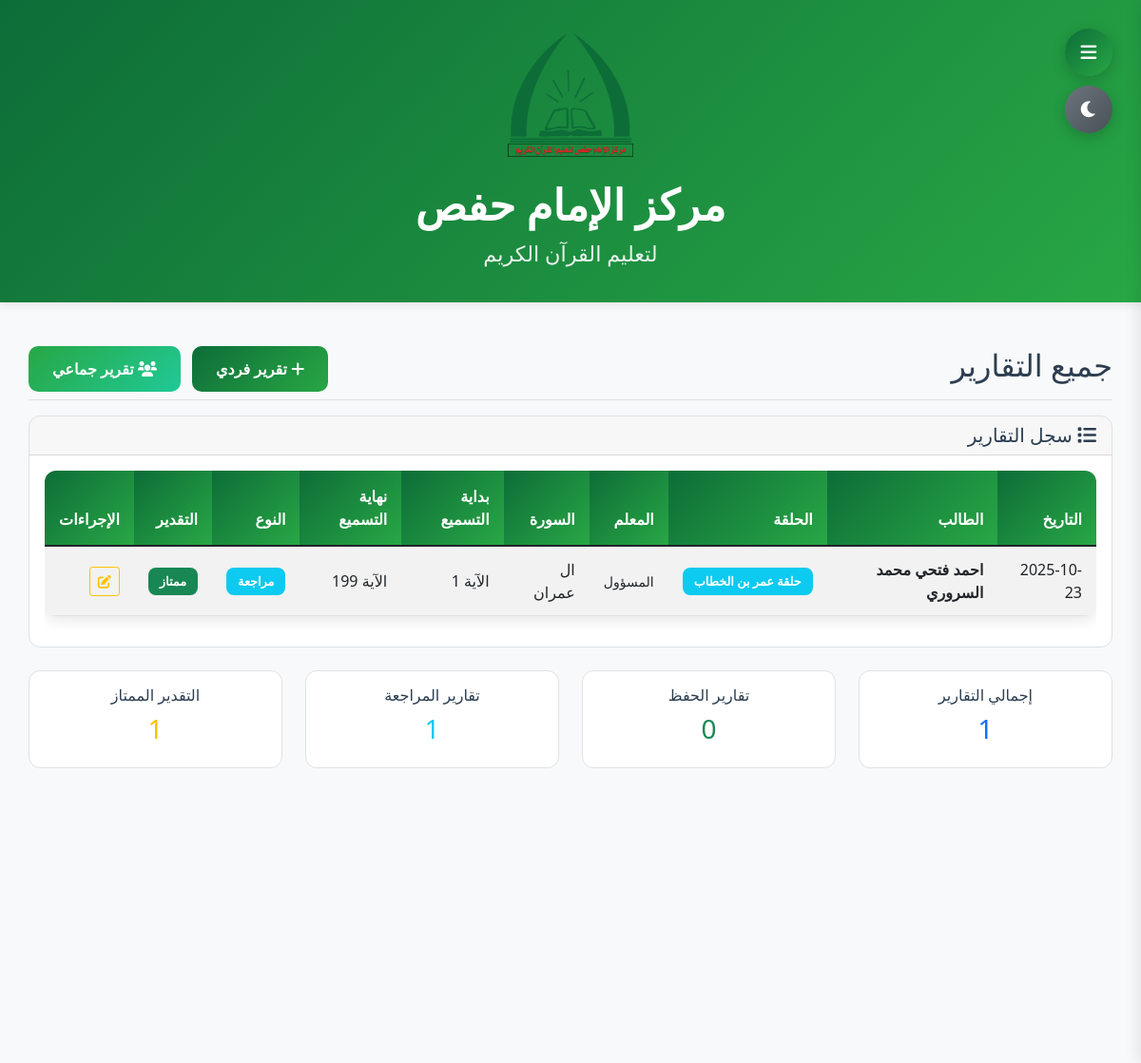
The page /reports (signed in) on the database its author committed.
### app.py (models this page shows)
class Settings(db.Model):
    id = db.Column(db.Integer, primary_key=True)
    site_name = db.Column(db.String(100), default='مركز الإمام حفص')
    site_description = db.Column(db.String(200), default='لتعليم القرآن الكريم')
    contact_phone = db.Column(db.String(20))
    contact_email = db.Column(db.String(100))
    location_address = db.Column(db.String(300), default='مأرب - شارع الأربعين - خلف مستشفى نيوم')
    location_map_url = db.Column(db.String(500))
    logo = db.Column(db.String(200))
    primary_color = db.Column(db.String(7), default='#2c5aa0')
    secondary_color = db.Column(db.String(7), default='#28a745')
    background_color = db.Column(db.String(7), default='#f8f9fa')
    text_color = db.Column(db.String(7), default='#2c3e50')
    whatsapp_message_template = db.Column(db.Text, default='تقرير {report_type} للتسميع\n\nالطالب: {student_name}\nالحلقة: {circle_name}\nالمعلم: {teacher_name}\nالفترة: من {start_date} إلى {end_date}\n\nالتسميع:\n{reports_details}\n\nإحصائيات الحضور:\n{attendance_stats}\n\n{site_name}')
    support_bank_accounts = db.Column(db.Text, default='بنك الكريمي: 123456789\nبنك الشرق: 987654321\nبنك التضامن: 456789123')
    support_message = db.Column(db.Text, default='نورٌ نُهديه وجيل نربيه')
    dark_mode_enabled = db.Column(db.Boolean, default=False)
    teacher_requires_approval = db.Column(db.Boolean, default=True)
    allow_custom_teacher_name = db.Column(db.Boolean, default=True)

class Report(db.Model):
    id = db.Column(db.Integer, primary_key=True)
    student_id = db.Column(db.Integer, db.ForeignKey('student.id'), nullable=False)
    teacher_id = db.Column(db.Integer, db.ForeignKey('user.id'), nullable=False)
    circle_id = db.Column(db.Integer, db.ForeignKey('circle.id'), nullable=False)
    date = db.Column(db.Date, nullable=False)
    surah = db.Column(db.String(100), nullable=False)
    from_verse = db.Column(db.Integer, nullable=False)
    to_verse = db.Column(db.Integer, nullable=False)
    grade = db.Column(db.String(10), nullable=False)
    type = db.Column(db.String(10), default='حفظ')
    notes = db.Column(db.Text)
    academic_year = db.Column(db.String(10), default='2025')
    student = db.relationship('Student', backref='reports')
    teacher = db.relationship('User', backref='reports')
    circle = db.relationship('Circle', backref='reports')

class Student(db.Model):
    id = db.Column(db.Integer, primary_key=True)
    name = db.Column(db.String(100), nullable=False)
    age = db.Column(db.Integer)
    student_phone = db.Column(db.String(20))
    parent_phone = db.Column(db.String(20))
    parent_id = db.Column(db.Integer, db.ForeignKey('parent.id'))
    circle_id = db.Column(db.Integer, db.ForeignKey('circle.id'))
    is_active = db.Column(db.Boolean, default=True)
    photo = db.Column(db.String(200))
    academic_year = db.Column(db.String(10), default='2025')
    pending_approval = db.Column(db.Boolean, default=True)
    circle = db.relationship('Circle', backref='students')
    parent = db.relationship('Parent', backref='students')

class Circle(db.Model):
    id = db.Column(db.Integer, primary_key=True)
    name = db.Column(db.String(100), nullable=False)
    teacher_id = db.Column(db.Integer, db.ForeignKey('user.id'))
    teacher_name = db.Column(db.String(100))
    is_active = db.Column(db.Boolean, default=True)
    academic_year = db.Column(db.String(10), default='2025')
    requires_approval = db.Column(db.Boolean, default=True)
    teacher = db.relationship('User', backref='circles')

class User(db.Model):
    id = db.Column(db.Integer, primary_key=True)
    username = db.Column(db.String(80), unique=True, nullable=False)
    password = db.Column(db.String(120), nullable=False)
    role = db.Column(db.String(20), nullable=False)  # admin, teacher, support, parent
    name = db.Column(db.String(100), nullable=False)
    is_active = db.Column(db.Boolean, default=True)

### app.py (the view)
@app.route('/reports')
@require_login
def reports():
    reports = Report.query.order_by(Report.date.desc()).all()
    return render_template('reports.html', reports=reports)

### app.py (called while the page is built)
@app.context_processor
def inject_globals():
    settings = Settings.query.first() or Settings()
    current_year = datetime.now().year
    unread_notifications = 0
    if 'user_id' in session and session.get('role') == 'parent':
        parent = Parent.query.filter_by(name=session['name']).first()
        if parent and parent.user_id:
            unread_notifications = Notification.query.filter_by(user_id=parent.user_id, is_read=False).count()
    return dict(
        datetime=datetime, now=datetime.now, timedelta=timedelta,
        settings=settings, Report=Report, Attendance=Attendance,
        Holiday=Holiday, Parent=Parent, current_year=current_year,
        unread_notifications=unread_notifications
    )

def require_login(f):
    @wraps(f)
    def decorated(*args, **kwargs):
        if 'user_id' not in session:
            flash('يجب تسجيل الدخول أولاً', 'error')
            return redirect(url_for('login'))
        return f(*args, **kwargs)
    return decorated

### templates/reports.html (shortened to what this page needs)
{% extends "base.html" %}
{% block content %}
<div class="page-transition">
    <div class="d-flex justify-content-between flex-wrap flex-md-nowrap align-items-center pt-3 pb-2 mb-3 border-bottom">
        <h1 class="h2">جميع التقارير</h1>
        <div>
            <a href="{{ url_for('add_report') }}" class="btn btn-primary me-2 btn-hover">
                <i class="fas fa-plus"></i> تقرير فردي
            </a>
            <a href="{{ url_for('collective_report') }}" class="btn btn-success btn-hover">
                <i class="fas fa-users"></i> تقرير جماعي
            </a>
        </div>
    </div>
    {% if reports %}
    <div class="card fade-in">
        <div class="card-header">
            <h5 class="card-title mb-0"><i class="fas fa-list"></i> سجل التقارير</h5>
        </div>
        <div class="card-body">
            <div class="table-responsive">
                <table class="table table-striped table-hover">
                    <thead>
                        <tr>
                            <th>التاريخ</th>
                            <th>الطالب</th>
                            <th>الحلقة</th>
                            <th>المعلم</th>
                            <th>السورة</th>
                            <th>بداية التسميع</th>
                            <th>نهاية التسميع</th>
                            <th>النوع</th>
                            <th>التقدير</th>
                            <th>الإجراءات</th>
                        </tr>
                    </thead>
                    <tbody>
                        {% for report in reports %}
                        <tr>
                            <td>{{ report.date.strftime('%Y-%m-%d') }}</td>
                            <td>
                                <strong>{{ report.student.name }}</strong>
                            </td>
                            <td>
                                <span class="badge bg-info">{{ report.circle.name }}</span>
                            </td>
                            <td>
                                <small>{{ report.teacher.name }}</small>
                            </td>
                            <td>{{ report.surah }}</td>
                            <td>الآية {{ report.from_verse }}</td>
                            <td>الآية {{ report.to_verse }}</td>
                            <td>
                                <span class="badge bg-{{ 'primary' if report.type == 'حفظ' else 'info' }}">
                                    {{ report.type }}
                                </span>
                            </td>
                            <td>
                                <span class="badge bg-{{ 'success' if report.grade == 'ممتاز' else 'warning' if report.grade == 'جيد جدا' else 'info' }}">
                                    {{ report.grade }}
                                </span>
                            </td>
                            <td>
                                <div class="btn-group btn-group-sm">
                                    <a href="{{ url_for('edit_report', report_id=report.id) }}" class="btn btn-outline-warning" title="تعديل">
                                        <i class="fas fa-edit"></i>
                                    </a>
                                </div>
                            </td>
                        </tr>
                        {% endfor %}
                    </tbody>
                </table>
            </div>
        </div>
    </div>
    {% endif %}
    {% if reports %}
    <div class="row mt-4 slide-in-left">
        <div class="col-md-3">
            <div class="card text-center">
                <div class="card-body">
                    <h6 class="card-title">إجمالي التقارير</h6>
                    <h3 class="text-primary">{{ reports|length }}</h3>
                </div>
            </div>
        </div>
        <div class="col-md-3">
            <div class="card text-center">
                <div class="card-body">
                    <h6 class="card-title">تقارير الحفظ</h6>
                    <h3 class="text-success">{{ reports|selectattr('type', 'equalto', 'حفظ')|list|length }}</h3>
                </div>
            </div>
        </div>
        <div class="col-md-3">
            <div class="card text-center">
                <div class="card-body">
                    <h6 class="card-title">تقارير المراجعة</h6>
                    <h3 class="text-info">{{ reports|selectattr('type', 'equalto', 'مراجعة')|list|length }}</h3>
                </div>
            </div>
        </div>
        <div class="col-md-3">
            <div class="card text-center">
                <div class="card-body">
                    <h6 class="card-title">التقدير الممتاز</h6>
                    <h3 class="text-warning">{{ reports|selectattr('grade', 'equalto', 'ممتاز')|list|length }}</h3>
                </div>
            </div>
        </div>
    </div>
    {% endif %}
</div>
{% endblock %}

### templates/base.html (shortened to what this page needs)
<!DOCTYPE html>
<html lang="ar" dir="rtl" class="{% if session.get('dark_mode') or settings.dark_mode_enabled %}dark-mode{% endif %}">
<head>
    <link href="https://cdn.jsdelivr.net/npm/bootstrap@5.1.3/dist/css/bootstrap.min.css" rel="stylesheet">
    <link rel="stylesheet" href="https://cdnjs.cloudflare.com/ajax/libs/font-awesome/6.0.0/css/all.min.css">
    <link href="https://cdn.jsdelivr.net/npm/bootstrap@5.1.3/dist/css/bootstrap.rtl.min.css" rel="stylesheet">
</head>
<body class="{% if session.get('view_type') == 'mobile' %}mobile-view{% endif %}">
    {% if settings.logo or settings.site_name %}
    <div class="header-logo">
        <div class="container">
            {% if settings.logo %}
            <img src="{{ url_for('uploaded_file', filename=settings.logo) }}" class="mb-2" alt="{{ settings.site_name }}" style="background: transparent; border: none;">
            {% endif %}
            <h4>{{ settings.site_name }}</h4>
            {% if settings.site_description %}
            <small>{{ settings.site_description }}</small>
            {% endif %}
        </div>
    </div>
    {% endif %}
    {% if session.user_id %}
    <button class="sidebar-toggle" onclick="toggleSidebar()">
        <i class="fas fa-bars"></i>
    </button>
    <button class="dark-mode-toggle" onclick="toggleDarkMode()">
        <i class="fas {% if session.get('dark_mode') or settings.dark_mode_enabled %}fa-sun{% else %}fa-moon{% endif %}"></i>
    </button>
    {% endif %}
    {% if session.user_id %}
    <main class="main-content">
        {% endif %}
        <div class="page-transition">
            {% block content %}{% endblock %}
        </div>
        {% if session.user_id %}
    </main>
    {% endif %}
</body>
</html>

### rows shown on the page
Settings: logo (picture), site_name "مركز الإمام حفص", site_description "لتعليم القرآن الكريم"
Report: date "2025-10-23", student.name "احمد فتحي محمد السروري", circle.name "حلقة عمر بن الخطاب", teacher.name "المسؤول", surah "ال عمران", from_verse "1", to_verse "199", type "مراجعة", grade "ممتاز"

### other values the page prints
{{ reports|length }} "1"
{{ reports|selectattr('type', 'equalto', 'حفظ')|list|length }} "0"
{{ reports|selectattr('type', 'equalto', 'مراجعة')|list|length }} "1"
{{ reports|selectattr('grade', 'equalto', 'ممتاز')|list|length }} "1"
